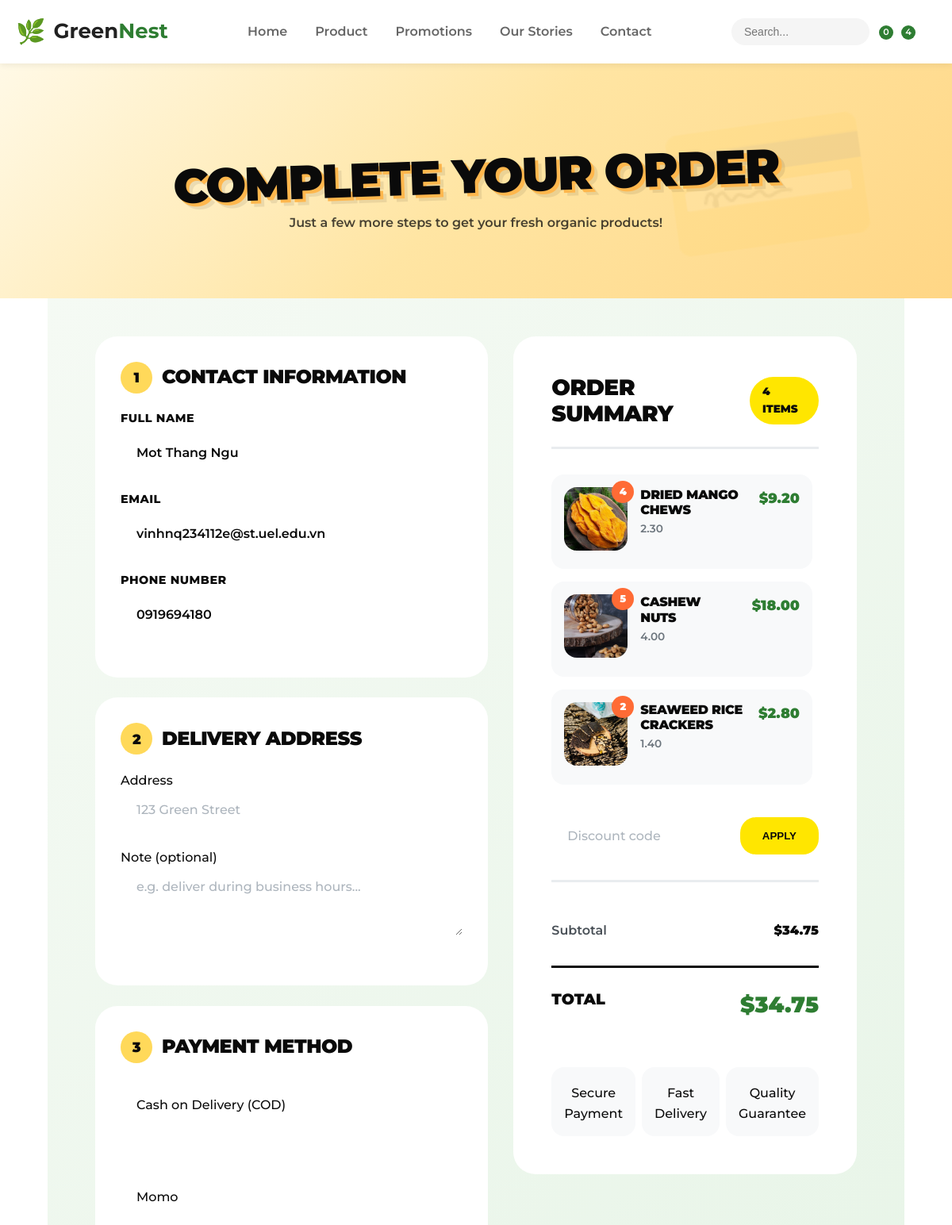
Page /checkout/ (signed in, upper part) on the earlier database version.
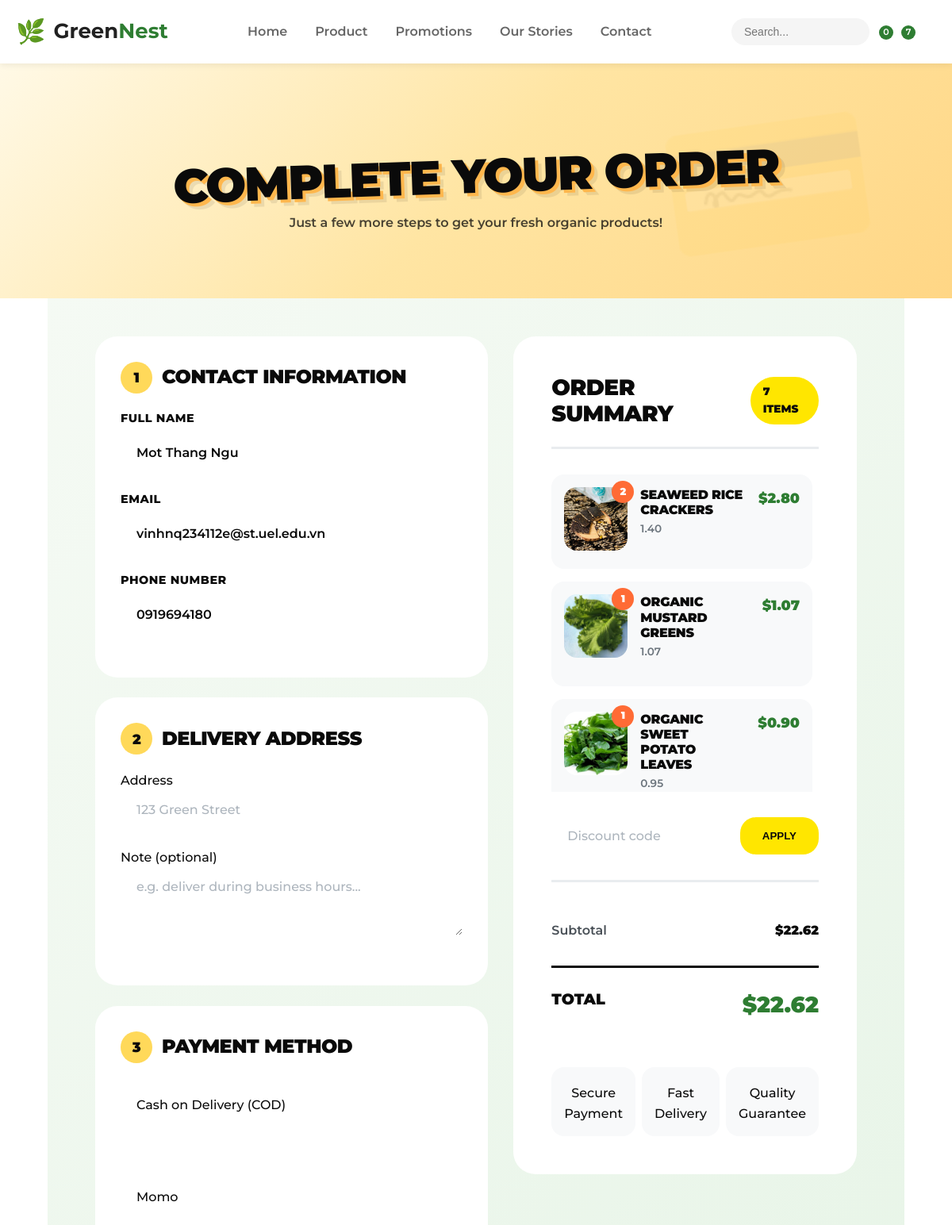
Same page on the later database version.
### app/models/cart.py (models this page shows, shortened)
class Cart(models.Model):
    user = models.ForeignKey(
        settings.AUTH_USER_MODEL,
        on_delete=models.CASCADE,
        related_name="carts",
        null=True,
        blank=True
    )
    session_key = models.CharField(max_length=100, null=True, blank=True)
    created_at = models.DateTimeField(auto_now_add=True)
    @property
    def subtotal(self):
        total = sum(item.subtotal for item in self.items.all())
        return total or Decimal(0)
    @property
    def total(self):
        return self.subtotal

class CartItem(models.Model):
    cart = models.ForeignKey("Cart", on_delete=models.CASCADE, related_name="items")
    product = models.ForeignKey("Product", on_delete=models.CASCADE, null=True, blank=True)
    combo = models.ForeignKey("Combo", on_delete=models.CASCADE, null=True, blank=True)
    quantity = models.PositiveIntegerField(default=1)
    @property
    def item_price(self):
        if self.combo:
            return Decimal(self.combo.final_price)
        elif self.product:
            return Decimal(self.product.final_price)
        return Decimal(0)
    @property
    def subtotal(self):
        return self.item_price * Decimal(self.quantity)

### app/models/category_product.py (models this page shows, shortened)
class Product(models.Model):
    category = models.ManyToManyField(Category, related_name="products")
    name = models.CharField(max_length=200)
    supplier = models.ForeignKey(Supplier, on_delete=models.SET_NULL, null=True, blank=True, related_name="products")
    certifications = models.ManyToManyField(Certification, related_name="products", blank=True)
    image = models.ImageField(upload_to='products/', null=True, blank=True)
    description = models.TextField(null=True, blank=True)
    detail = models.TextField(null=True, blank=True)
    price = models.DecimalField(max_digits=10, decimal_places=2)
    stock = models.IntegerField(default=0)
    sale = models.BooleanField(default=False)
    discount_percentage = models.FloatField(default=0, null=True, blank=True)
    sale_price = models.DecimalField(max_digits=10, decimal_places=2, null=True, blank=True)
    created_at = models.DateTimeField(auto_now_add=True)
    @property
    def final_price(self):
        if self.sale:
            if self.sale_price and self.sale_price > 0:
                return self.sale_price
            elif self.discount_percentage:
                return Decimal(self.price) * (1 - Decimal(self.discount_percentage) / 100)
        return self.price

### app/views/view_order.py (the view, shortened to what this page needs)
# urls.py: path('checkout/', views.checkout, name='checkout'),
def checkout(request):
    cart = get_or_create_cart(request)
    if not cart.items.exists():
        messages.warning(request, "Your shopping cart is empty.")
        return redirect("cart")
    discount = Decimal(0)
    coupon_code = ""
    total = Decimal(cart.total)
    coupon_code = request.session.get("coupon_code", "")
    discount = Decimal(request.session.get("discount_amount", 0))
    total = Decimal(cart.total) - discount
    customer = getattr(request.user, "customer", None) if request.user.is_authenticated else None
    full_name = customer.name if customer else ""
    email = request.user.email if request.user.is_authenticated else ""
    phone = customer.phone if customer and customer.phone else ""
    return render(request, "app/checkout.html", {
        "cart": cart,
        "discount": discount,
        "total_after_discount": total,
        "coupon_code": coupon_code,
        "full_name": full_name,
        "email": email,
        "phone": phone,
    })

### app/views/view_cart.py (called while the page is built)
def get_or_create_cart(request):
    if request.user.is_authenticated:
        cart, _ = Cart.objects.get_or_create(user=request.user)
    else:
        if not request.session.session_key:
            request.session.create()
        session_key = request.session.session_key
        cart, _ = Cart.objects.get_or_create(session_key=session_key)
    return cart

### app/templates/app/checkout.html (shortened to what the changed rows need)
{% extends "app/base.html" %}
{% load static %}
{% block content %}
<link rel="stylesheet" href="{% static 'app/css/checkout.css' %}">
<link rel="stylesheet" href="{% static 'app/css/neo_brutalism_global.css' %}">
<section class="checkout-hero">
  <div class="container">
    <div class="hero-content">
      <h1 class="hero-title">Complete Your Order</h1>
    </div>
  </div>
</section>
<main class="container">
<section class="checkout-main-section">
  <div class="container">
    <div class="checkout-grid">
      <div class="checkout-form-wrapper">
        <form method="post" action="{% url 'checkout' %}">
          <div class="checkout-section">
            <h2 class="section-title">
              <span class="section-number">1</span> Contact Information
            </h2>
          </div>
          <br>
          <div class="checkout-section">
            <h2 class="section-title">
              <span class="section-number">2</span> Delivery Address
            </h2>
          </div>
          <br>
          <div class="checkout-section">
            <h2 class="section-title">
              <span class="section-number">3</span> Payment Method
            </h2>
            <br><br>
            <br><br>
            <br><br>
          </div>
        </form>
      </div>
      <div class="order-summary-sidebar">
        <div class="summary-card">
          <div class="summary-header">
            <h2 class="summary-title">Order Summary</h2>
            <span class="item-count-badge">{{ cart.items.count }} items</span>
          </div>
          <div class="summary-product-list">
            {% for item in cart.items.all %}
              <div class="summary-product-item">
                <div class="product-image-wrapper">
                  {% if item.product %}
                <img src="{{ item.product.image.url }}" alt="{{ item.product.name }}" >
              {% elif item.combo %}
                <img src="{{ item.combo.image.url }}" alt="{{ item.combo.name }}" >
              {% endif %}
                  <span class="quantity-badge">{{ item.quantity }}</span>
                </div>
                <div class="product-info">
                  {% if item.product %}
                  <h4 class="product-name">{{ item.product.name }}</h4>
                  <p class="product-desc">{{ item.product.price }}</p>
                  {% elif item.combo %}
                  <h4 class="product-name">{{ item.combo.name }}</h4>
                  <p class="product-desc">{{ item.combo.final_price|floatformat:2 }}</p>
                  {% endif %}
                </div>
                <div class="product-price">
                  <span class="final-price">${{ item.subtotal|floatformat:2 }}</span>
                </div>
              </div>
            {% empty %}
              <p>Your cart is empty.</p>
            {% endfor %}
          </div>
          <div class="summary-totals">
            <div class="summary-row"><span>Subtotal</span><span>${{ cart.subtotal|floatformat:2 }}</span></div>
            <div class="summary-total"><span>Total</span><span>${{ total_after_discount|floatformat:2 }}</span></div>
          </div>
        </div>
      </div>
    </div>
  </div>
</section>
</main>
{% endblock %}

### app/templates/app/base.html (shortened to what this page needs)
{% load static %}
<!DOCTYPE html>
<html lang="vi">
<head>
    <link rel="stylesheet" href="{% static 'app/css/header_footer.css' %}">
    <link rel="stylesheet" href="{% static 'app/css/neo_brutalism_global.css' %}">
    <link rel="stylesheet" href="https://cdn.lineicons.com/4.0/lineicons.css">
</head>
<body>
    <header class="site-header">
        <div class="header-container">
            <a href="{% url 'home' %}" class="logo">
                <div class="logo-icon">🌿</div>
                <span class="logo-text">Green<span>Nest</span></span>
            </a>
            <nav class="navbar">
                <ul class="nav-menu">
                    <li class="nav-item {% if request.path == '/' %}active{% endif %}">
                        <a href="{% url 'home' %}" class="nav-link">Home</a>
                    </li>
                    <li class="nav-item {% if '/productlist' in request.path %}active{% endif %}">
                        <a href="{% url 'productlist' %}" class="nav-link">Product</a>
                    </li>
                    <li class="nav-item">
                        <a href="#" class="nav-link">Promotions</a>
                    </li>
                    <li class="nav-item {% if '/blog' in request.path %}active{% endif %}">
                        <a href="{% url 'blog' %}" class="nav-link">Our Stories</a>
                    </li>
                    <li class="nav-item {% if '/contact' in request.path %}active{% endif %}">
                        <a href="{% url 'contact' %}" class="nav-link">Contact</a>
                    </li>
                </ul>
            </nav>
            <div class="header-tools">
                <div class="header-search">
                    <form action="{% url 'search' %}" method="GET" class="search-form">
                        <input type="text" name="q" placeholder="Search..." class="search-input"
                            value="{{ request.GET.q|default:'' }}">
                        <button type=" submit" class="search-btn" aria-label="Submit search">
                             </button>
                    </form>
                </div>
                <div class="wishlist-wrapper">
                    <a href="#" class="icon-btn wishlist-icon" aria-label="Wishlist">
                         <span class="badge wishlist-count">0</span>
                    </a>
                </div>
                <div class="cart-wrapper">
                    <a href="{% url 'cart' %}" class="icon-btn" aria-label="Shopping Cart">
                         <span class="badge">{{ cart.items.count|default:0 }}</span>
                    </a>
                </div>
                <div class="user-wrapper">
                    {% if request.user.is_authenticated %}
                    <a href="#" class="icon-btn" aria-label="Account">
                    </a>
                    {% else %}
                    <a href="{% url 'auth' %}">
                        <h4>Login</h4>
                    </a>
                    {% endif %}
                </div>
            </div>
        </div>
    </header>
    <main>
        {% block content %}{% endblock %}
    </main>
</body>
</html>

Differences in the rows shown:
removed CartItem: product.image (picture), quantity "4", product.name "DRIED MANGO CHEWS", product.price "2.30", subtotal "9.20"
removed CartItem: product.image (picture), quantity "5", product.name "CASHEW NUTS", product.price "4.00", subtotal "18.00"
computed for Cart: items.count "4" → "7"; subtotal "34.75" → "22.62"
added CartItem: product.image (picture), quantity "1", product.name "ORGANIC MUSTARD GREENS", product.price "1.07", subtotal "1.07"
added CartItem: product.image (picture), quantity "1", product.name "ORGANIC SWEET POTATO LEAVES", product.price "0.95", subtotal "0.90"
Other differences:
{{ total_after_discount|floatformat:2 }}: "34.75" → "22.62"
